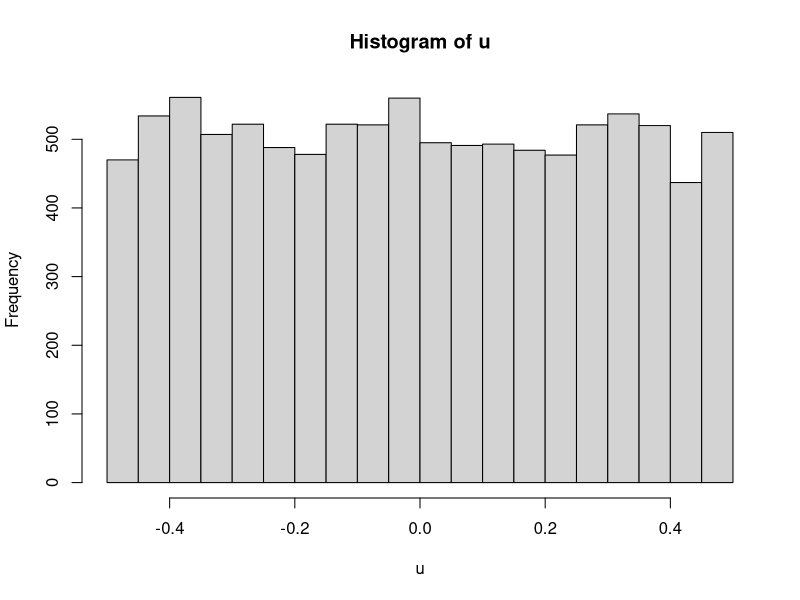
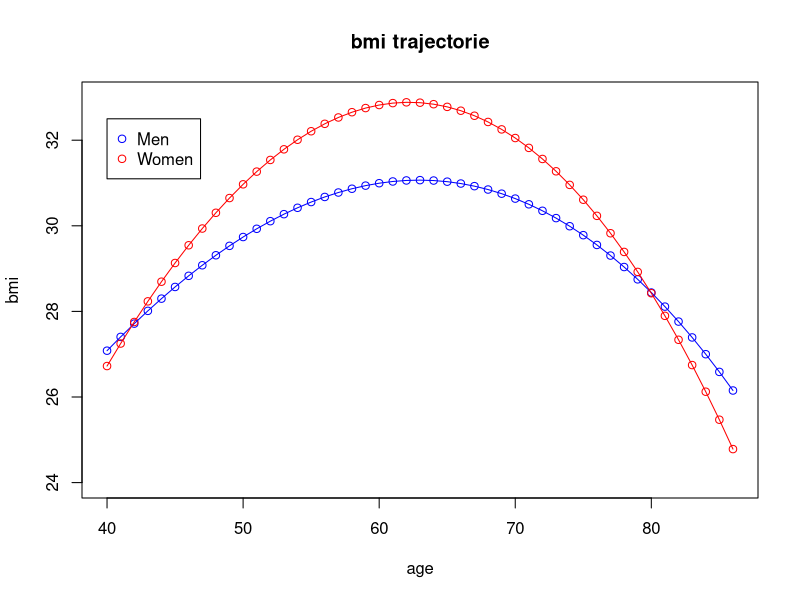

Here is the R script that generated these plots, in order:
#LASSE
#Set the random seed to 123 so that we all get the same results. set.seed(123)
library(Epi)
library(dplyr)

set.seed(123)

N<- 10128
ID <- c(1:N)

age_0 <- runif(N, min = 40, max = 70)

#0=kvinder 1=mænd
sex <- rep.int(0,N*4107/10128)
sex <- append(sex, rep.int(1,N*6021/10128))

data <- data.frame( "id" =ID, "sex" = sex )

data$sex <- factor(data$sex , levels = c(0,1) , labels=c("female" , "male") )

data <- cbind(data , age_0)

#2
#Follow-up visits are planned every 5 years, but as in reality they do not happen exactly 5 years apart. 
#Therefore let's add some random noise at each phase the following way. Create a follow-up time variable 
#for each phase: fup_0 is 0 for everyone, becaause that's baseline. fup_n=fup_0 + 5n + u, where n=1,2,3 
#and u is a random number from a uniform distribution between -0.5 and 0.5. This way each study phase lasts 
#for a year.
#time at follow-up
data$fup_0 <- 0

u <- runif(10128 , -.5,.5)
r <- runif(10128 , -.5,.5)
s <- runif(10128 , -.5,.5)
hist(u)

data$fup_1 <- data$fup_0 + 5*1 + u
data$fup_2 <- data$fup_0 + 5*2 + r
data$fup_3 <- data$fup_0 + 5*3 + s

#
#3 Calculate the corresponding ages at each phase i.e. age_1, age_2, age_3. (age_0 had already been calculated)

data$age_1 = age_0 + data$fup_1 
data$age_2 = age_0 + data$fup_2 
data$age_3 = age_0 + data$fup_3 

#cleaning
data$fup_0 <- NULL
data$fup_1 <- NULL
data$fup_2 <- NULL
data$fup_3 <- NULL
#
# 4 Assuming that the study started in 1990 (create an examination "date" for everyone from 
#a uniform distribution between 1990 and 1991) 
startdate <-  cal.yr( "1990/01/01", format="%Y/%m/%d" )
data$doEnt <- runif(10128 , startdate, startdate+1)
#and calculate year of birth for everyone (called it yob).
data$yob <- data$doEnt - data$age_0

#5
#Calculate BMI at each phase using the following equations:
#Men: 2.04 + 0.944 age - 0.008 age^2 - 0.08 (yob - 1950) + E, where E is random noise from N(mean=0,sd=3.5)
#Women: -14.4 + 1.549 age - 0.013 age^2 + 0.08 (yob - 1950) + E, where E is random noise from N(mean=0,sd=3.5)
#Make sure that the random noise is different at each phase, otherwise you will get a perfect quadratic curve for each individual
#Age changes from phase to phase, baseline age doesn't!
x<- cal.yr( "1950/01/01", format="%Y/%m/%d" )

data$bmi_0 <- ifelse(data$sex=="male",2.04 + 0.944*data$age_0 - 0.008*(data$age_0^2) - 0.08*(data$yob-1950) + rnorm(N, mean = 0 , sd=3.5), 
                     -14.4 + 1.549*data$age_0 - 0.013*(data$age_0^2) - 0.08*(data$yob-1950)  + rnorm(N, 0 , 3.5))

data$bmi_1 <- ifelse(data$sex=="male",2.04 + 0.944*data$age_1 - 0.008*(data$age_1^2) - 0.08*(data$yob-1950) + rnorm(N, mean = 0 , sd=3.5), 
                     -14.4 + 1.549*data$age_1 - 0.013*(data$age_1^2) - 0.08*(data$yob-1950)  + rnorm(N, 0 , 3.5))

data$bmi_2 <- ifelse(data$sex=="male",2.04 + 0.944*data$age_2 - 0.008*(data$age_2^2) - 0.08*(data$yob-1950) + rnorm(N, mean = 0 , sd=3.5), 
                     -14.4 + 1.549*data$age_2 - 0.013*(data$age_2^2) - 0.08*(data$yob-1950)  + rnorm(N, 0 , 3.5))

data$bmi_3 <- ifelse(data$sex=="male",2.04 + 0.944*data$age_3 - 0.008*(data$age_3^2) - 0.08*(data$yob-1950) + rnorm(N, mean = 0 , sd=3.5), 
                     -14.4 + 1.549*data$age_3 - 0.013*(data$age_3^2) - 0.08*(data$yob-1950)  + rnorm(N, 0 , 3.5))

data <- data[c("id" , "sex" , "yob" , "doEnt" , "age_0", "age_1", "age_2", "age_3",
               "bmi_0" , "bmi_1" , "bmi_2" , "bmi_3" )]
#6
#Simulate loss to follow-up (MCAR or MAR assumption? look up what this means) the following way:
#  Assume that if someone does not attend a phase then (s)he will never return (000x is ok, 0x00 is not ok)
#Proportion of participants at each phase, men: 100%, 80%, 70%, 60% (or as close as possible if N is not a whole number)
#Proportion of participants at each phase, women: 100%, 90%, 80%, 70%
#  Hint: generate the data for each phase for everyone, but then change the ones not attending to NA (both age and BMI)

# data$ltf = loss to follow-up
table(data$sex)

data$ltf_1 <- NA

data$ltf_1[data$sex =="male"] <- rbinom(sum(data$sex =="male") , 1, 8/10)
data$ltf_1[data$sex =="male"] <- ifelse(data$ltf_1[data$sex=="male"]== 0 , NA , 1)
table(data$ltf_1[data$sex=="male"],useNA="ifany")

data$ltf_1[data$sex =="female"] <- rbinom(sum(data$sex =="female") , 1, 9/10)
data$ltf_1[data$sex =="female"] <- ifelse(data$ltf_1[data$sex=="female"]== 0 , NA , 1)
table(data$ltf_1[data$sex=="female"],useNA="ifany")

data$ltf_2 <- NA

data$ltf_2[data$sex =="male" & !is.na(data$ltf_1)] <- rbinom( (sum(data$sex =="male" & data$ltf_1==1 , na.rm=T)) , 1, 7/8)
data$ltf_2[data$sex =="male"] <- ifelse(data$ltf_2[data$sex=="male"]== 0 , NA , 1)
table(data$ltf_2[data$sex=="male"],useNA="ifany")

data$ltf_2[data$sex =="female" & !is.na(data$ltf_1)] <- rbinom( (sum(data$sex =="female" & data$ltf_1==1 , na.rm=T)) , 1, 8/9)
data$ltf_2[data$sex =="female"] <- ifelse(data$ltf_2[data$sex=="female"]== 0 , NA , 1)
table(data$ltf_2[data$sex=="female"],useNA="ifany")

data$ltf_3 <- NA

data$ltf_3[data$sex =="male" & !is.na(data$ltf_2)] <- rbinom( (sum(data$sex =="male" & !is.na(data$ltf_2) ) ) , 1, 6/7)
data$ltf_3[data$sex =="male"] <- ifelse(data$ltf_3[data$sex=="male"]== 0 , NA , 1)
table(data$ltf_3[data$sex=="male"],useNA="ifany")


data$ltf_3[data$sex =="female" & !is.na(data$ltf_2)] <- rbinom( (sum(data$sex =="female" & !is.na(data$ltf_2) ) ) , 1, 7/8)
data$ltf_3[data$sex =="female"] <- ifelse(data$ltf_3[data$sex=="female"]== 0 , NA , 1)
table(data$ltf_3[data$sex=="female"],useNA="ifany")



head(data)

tail(data)

data$age_1 <- ifelse(data$ltf_1==1,data$age_1 , NA)
data$age_2 <- ifelse(data$ltf_2==1,data$age_2 , NA)
data$age_3 <- ifelse(data$ltf_3==1,data$age_3 , NA)

data$bmi_1 <- ifelse(data$ltf_1==1,data$bmi_1 , NA)
data$bmi_2 <- ifelse(data$ltf_2==1,data$bmi_2 , NA)
data$bmi_3 <- ifelse(data$ltf_3==1,data$bmi_3 , NA)

#cleaning
data$ltf_1 <- NULL
data$ltf_2 <- NULL
data$ltf_3 <- NULL

# Now you have a so-called wide dataset (each row represents one individual), 
# but for the trajectory analysis, you need to transform it to long format 
# (read more about it in ALDA, p.17, ALDA=Applied Longitudinal Data Analysis). 
# Use the reshape function in R.

data_long <- reshape(data,
                     idvar = "id",
                     varying = list(c("age_0","age_1","age_2","age_3"), c("bmi_0","bmi_1","bmi_2","bmi_3") ),
                     v.names = c("age","bmi"),
                     timevar = "fup",
                     direction = "long")

data_long <- arrange(data_long , id)

# You are ready to fit the first BMI trajectories
#Materials:

# Challenge 4

#  R codes for all chapters of ALDA: http://stats.idre.ucla.edu/r/examples/alda/
#  All materials, including presentations: http://gseacademic.harvard.edu/alda/
#  I uploaded the code that I explained today to our github (codeCI.R).
# Don't hesitate to e-mail me while I am in Malaga. I will follow your progress on github.

# code recycled from Dorte Vistisen

library(nlme) # fits mixed-effects models
library(Epi)

#quadratic and cubic terms of age
data_long$age2 <- data_long$age^2
data_long$age3 <- data_long$age^3


mbmi <- lme(bmi ~  age*sex + age2*sex + age3*sex , random= ~ 1|id, data = data_long, method="ML",na.action=na.omit)
summary(mbmi)
summary(data_long$age)

x <- seq(40,86,by=1)

x.pred1 <- cbind(1,x,0,x^2,x^3,0,0,0)  
x.pred2 <- cbind(1,x,1,x^2,x^3,x,x^2,x^3)

newdata <- rbind(x.pred1, x.pred2)

preddata <- matrix(data = NA, nrow = 0, ncol = 5)  #initialising matrix of predictions

for (j in 1:2){                                                     
  
  index1 <- 1 + (j-1)*(dim(newdata)[1])/2                                 
  index2 <- j*(dim(newdata)[1])/2
  
  y.pred <- newdata[index1:index2,] %*% fixef(mbmi)    #predicted values
  
  y.se <- ci.lin(mbmi,newdata[index1:index2,])[,2]     #std err of the mean
  y.cil <- y.pred - 1.96*y.se                         #lower ci of mean
  y.ciu <- y.pred + 1.96*y.se                         #upper ci of mean
  
  temp <- cbind(x,y.pred,y.cil,y.ciu,j)               #saving predictions with CI for class "j"
  preddata <- rbind(preddata,temp)                    #appending predictions for all groups
}

# create data frame object with meaningful column names
preddata <- data.frame(preddata)
names(preddata) <- c("age","bmi","cil","ciu","sex")

#drawing some figures of the results
plot(c(0,0) , main = "bmi trajectorie", xlab = "age" , ylab = "bmi" ,
     xlim = c(40,86),
     ylim = c(24,33),
     )
# add points by sex
points(preddata[preddata$sex==2,c("age","bmi")], col = "blue")
points(preddata[preddata$sex==1,c("age","bmi")], col = "red")
lines(preddata[preddata$sex==2,c("age","bmi")], col = "blue")
lines(preddata[preddata$sex==1,c("age","bmi")], col = "red")
legend(40,32.5, c("Men","Women"), col = c("blue","red"), pch = 1)
